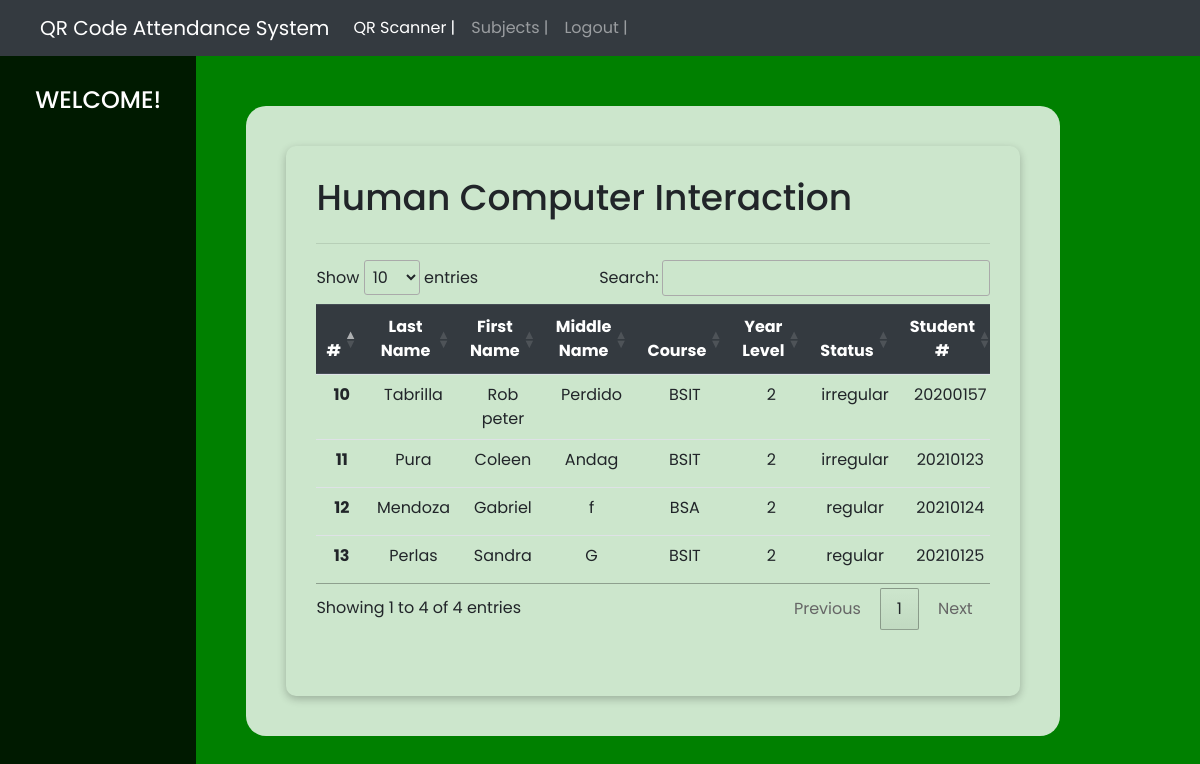
Screenshot of /hci.php with the database file from the repository.
### tables this page shows
CREATE TABLE `tbl_student1` (
  `tbl_student_id` int(11) NOT NULL,
  `last_name` varchar(50) NOT NULL,
  `first_name` varchar(50) NOT NULL,
  `middle_name` varchar(50) NOT NULL,
  `student_course` varchar(50) NOT NULL,
  `student_no` int(11) NOT NULL,
  `year_level` int(11) NOT NULL,
  `student_status` varchar(255) NOT NULL,
  `qr_code` varchar(20) NOT NULL,
  `section` varchar(255) NOT NULL
);

### hci.php (the view, shortened to what this page needs)
<!DOCTYPE html>
<html lang="en">
<head>
    <link rel="stylesheet" href="https://cdn.jsdelivr.net/npm/bootstrap@4.6.2/dist/css/bootstrap.min.css">
    <link rel="stylesheet" href="https://cdn.datatables.net/1.13.7/css/jquery.dataTables.css" />
</head>
<body>
    <nav class="navbar navbar-expand-lg navbar-dark bg-dark">
        <a class="navbar-brand ml-4" href="#">QR Code Attendance System</a>
        <div class="collapse navbar-collapse" id="navbarSupportedContent">
            <ul class="navbar-nav mr-auto">
                <li class="nav-item active">
                    <a class="nav-link" href="./indexhci.php">QR Scanner  |</a>
                </li>
                <li class="nav-item">
                    <a class="nav-link" href="./subject.php">Subjects  |</a>
                </li>
                <li class="nav-item">
                    <a class="nav-link" href="./login.php">Logout  |</a>
                </li>
            </ul>
        </div>
    </nav>
    <div class="main">
        <div class="sidebar">
            <h2 style="font-size: 24px;">Welcome!</h2>
        </div>
        <div class="main_content">
            <div class="student-container">
                <div class="student-list">
                    <div class="title">
                        <h1 style="font-size: 36px;">Human Computer Interaction</h1>
                    </div>
                    <hr>
                     <div class="table-container table-responsive">
        <table class="table text-center table-sm" id="studentTable">
            <thead class="thead-dark">
                <tr>
                    <th scope="col">#</th>
                    <th scope="col">Last Name</th>
                    <th scope="col">First Name</th>
                    <th scope="col">Middle Name</th>
                    <th scope="col">Course</th>
                    <th scope="col">Year Level</th>
                    <th scope="col">Status</th>
                    <th scope="col">Student #</th>
                </tr>
            </thead>
            <tbody>
                <?php
                    include ('./conn/conn.php');
                    $stmt = $conn->prepare("SELECT * FROM tbl_student1");
                    $stmt->execute();
                    $result = $stmt->fetchAll();
                foreach ($result as $row) {
                        $studentID = $row["tbl_student_id"];
                        $lastName = $row["last_name"];
                        $firstName = $row["first_name"];
                        $middleName = $row["middle_name"];
                        $studentCourse = $row["student_course"];
                        $yearLevel = $row["year_level"];
                        $studentStatus = $row["student_status"];
                        $studentNO = $row["student_no"];
                ?>
                <tr>
                     <th scope="row" id="studentID-<?= $studentID ?>"><?= $studentID ?></th>
                     <td><?= $lastName ?></td>
                     <td><?= $firstName ?></td>
                     <td><?= $middleName ?></td>
                     <td><?= $studentCourse ?></td>
                     <td><?= $yearLevel ?></td>
                     <td><?= $studentStatus ?></td>
                     <td><?= $studentNO ?></td>
                </tr>
                <?php
                }
                ?>
            </tbody>
        </table>
    </div>
</div>
</div>
</div>
</div>
</body>
</html>

### hci.php (style rules this page uses)
* { margin: 0; padding: 0; font-family: 'Poppins', sans-serif; }
body { background-color: green; background-size: auto; animation: none; }
.main { display: flex; width: 100vw; height: 100vh; }
.sidebar { width: 200px; height: 100%; background: rgba(0, 0, 0, 0.8); padding: 30px 0; }
.sidebar h2 { color: #fff; text-transform: uppercase; text-align: center; margin-bottom: 30px; }
.main_content { flex: 1; padding: 50px; }
.student-container { height: 90%; width: 90%; border-radius: 20px; padding: 40px; background-color: rgba(255, 255, 255, 0.8); }
.student-container > div { box-shadow: rgba(0, 0, 0, 0.24) 0px 3px 8px; border-radius: 10px; padding: 30px; height: 100%; }
.title { display: flex; justify-content: space-between; align-items: center; }
table.dataTable thead > tr > th.sorting, table.dataTable thead > tr > th.sorting_asc, table.dataTable thead > tr > th.sorting_desc, table.dataTable thead > tr > th.sorting_asc_disabled, table.dataTable thead > tr > th.sorting_desc_disabled, table.dataTable thead > tr > td.sorting, table.dataTable thead > tr > td.sorting_asc, table.dataTable thead > tr > td.sorting_desc, table.dataTable thead > tr > td.sorting_asc_disabled, table.dataTable thead > tr > td.sorting_desc_disabled { text-align: center; }

### rows the page displays
tbl_student1: tbl_student_id "10", last_name "Tabrilla", first_name "Rob peter", middle_name "Perdido", student_course "BSIT", year_level "2", student_status "irregular", student_no "20200157"
tbl_student1: tbl_student_id "11", last_name "Pura", first_name "Coleen", middle_name "Andag", student_course "BSIT", year_level "2", student_status "irregular", student_no "20210123"
tbl_student1: tbl_student_id "12", last_name "Mendoza", first_name "Gabriel", middle_name "f", student_course "BSA", year_level "2", student_status "regular", student_no "20210124"
tbl_student1: tbl_student_id "13", last_name "Perlas", first_name "Sandra", middle_name "G", student_course "BSIT", year_level "2", student_status "regular", student_no "20210125"
